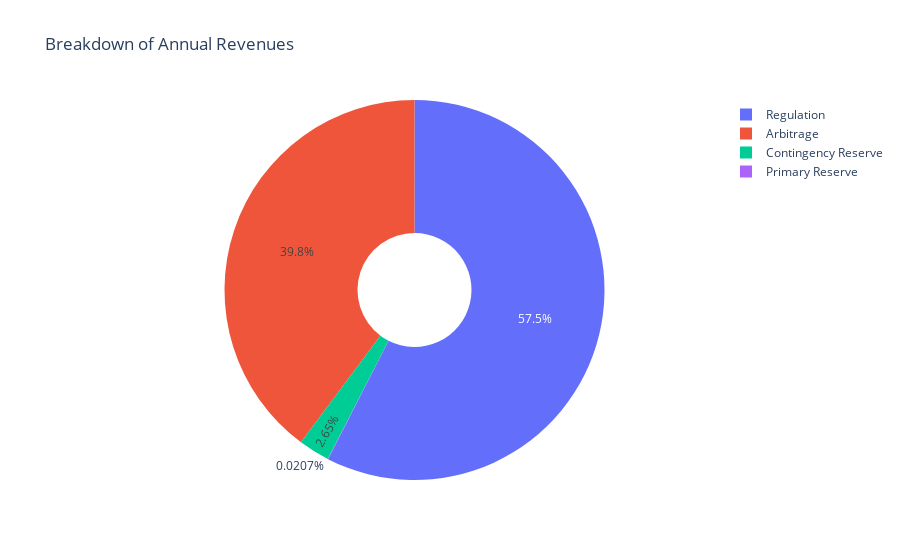

The cell this chart's notebook holds for it:
### Code cell
df_filtered = revenue_data[revenue_data.values > 0]

fig = go.Figure(data=[go.Pie(labels=df_filtered.index, values=df_filtered.values, hole=0.3)])

# Update layout for the pie chart
fig.update_layout(
    title_text='Breakdown of Annual Revenues',
    annotations=[dict(text=' ', x=0.5, y=0.5, font_size=20, showarrow=False)]
)

# Display the plot in a notebook or interactive environment
fig.show()

### Figure 1 — Plotly figure (JSON) as saved in the notebook; plotly's stock layout.template omitted (floating-point values rounded to 4 significant figures)
{"data": [{"hole": 0.3, "labels": ["Arbitrage", "Regulation", "Primary Reserve", "Contingency Reserve"], "type": "pie", "values": [435100.0, 628700.0, 226.7, 28940.0]}], "layout": {"annotations": [{"font": {"size": 20}, "showarrow": false, "text": " ", "x": 0.5, "y": 0.5}], "title": {"text": "Breakdown of Annual Revenues"}}}
